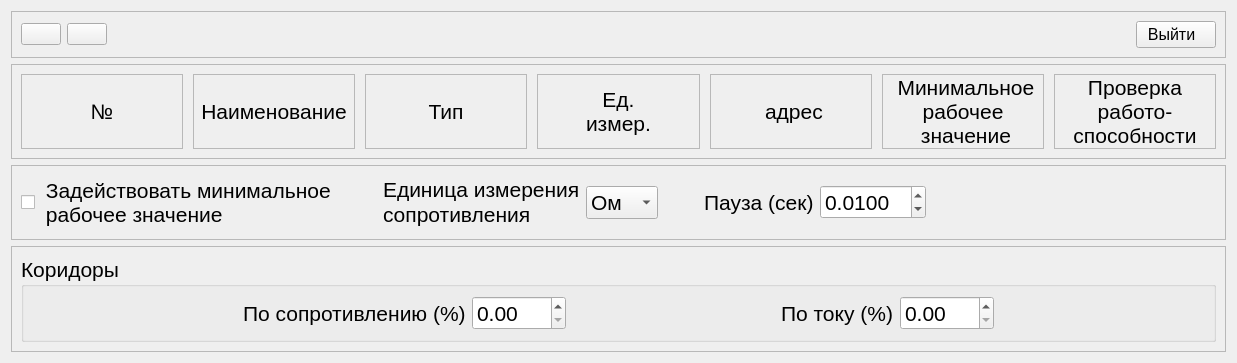
<?xml version="1.0" encoding="UTF-8"?>
<ui version="4.0">
 <class>Form</class>
 <widget class="QWidget" name="Form">
  <property name="geometry">
   <rect>
    <x>0</x>
    <y>0</y>
    <width>1237</width>
    <height>362</height>
   </rect>
  </property>
  <property name="sizePolicy">
   <sizepolicy hsizetype="Minimum" vsizetype="Minimum">
    <horstretch>0</horstretch>
    <verstretch>0</verstretch>
   </sizepolicy>
  </property>
  <property name="windowTitle">
   <string>Настройка приборов и коридоров</string>
  </property>
  <layout class="QVBoxLayout" name="verticalLayout">
   <item>
    <widget class="QFrame" name="frame">
     <property name="sizePolicy">
      <sizepolicy hsizetype="Preferred" vsizetype="Fixed">
       <horstretch>0</horstretch>
       <verstretch>0</verstretch>
      </sizepolicy>
     </property>
     <property name="frameShape">
      <enum>QFrame::StyledPanel</enum>
     </property>
     <property name="frameShadow">
      <enum>QFrame::Raised</enum>
     </property>
     <layout class="QHBoxLayout" name="horizontalLayout_2">
      <item>
       <layout class="QHBoxLayout" name="horizontalLayout">
        <item>
         <widget class="QPushButton" name="pushButton">
          <property name="focusPolicy">
           <enum>Qt::NoFocus</enum>
          </property>
          <property name="toolTip">
           <string>добавить прибор</string>
          </property>
          <property name="text">
           <string/>
          </property>
          <property name="icon">
           <iconset>
            <normaloff>:/ico/ico/Play_Red_128.png</normaloff>:/ico/ico/Play_Red_128.png</iconset>
          </property>
          <property name="iconSize">
           <size>
            <width>36</width>
            <height>36</height>
           </size>
          </property>
         </widget>
        </item>
        <item>
         <widget class="QPushButton" name="pushButton_2">
          <property name="focusPolicy">
           <enum>Qt::NoFocus</enum>
          </property>
          <property name="toolTip">
           <string>удалить неактивные приборы</string>
          </property>
          <property name="text">
           <string/>
          </property>
          <property name="icon">
           <iconset>
            <normaloff>:/ico/ico/Play_Red_128.png</normaloff>:/ico/ico/Play_Red_128.png</iconset>
          </property>
          <property name="iconSize">
           <size>
            <width>36</width>
            <height>36</height>
           </size>
          </property>
         </widget>
        </item>
        <item>
         <spacer name="horizontalSpacer">
          <property name="orientation">
           <enum>Qt::Horizontal</enum>
          </property>
          <property name="sizeHint" stdset="0">
           <size>
            <width>40</width>
            <height>20</height>
           </size>
          </property>
         </spacer>
        </item>
        <item>
         <widget class="QPushButton" name="pushButton_3">
          <property name="font">
           <font>
            <pointsize>12</pointsize>
           </font>
          </property>
          <property name="focusPolicy">
           <enum>Qt::NoFocus</enum>
          </property>
          <property name="text">
           <string>Выйти  </string>
          </property>
          <property name="iconSize">
           <size>
            <width>36</width>
            <height>36</height>
           </size>
          </property>
         </widget>
        </item>
       </layout>
      </item>
     </layout>
    </widget>
   </item>
   <item>
    <widget class="QFrame" name="frame_2">
     <property name="sizePolicy">
      <sizepolicy hsizetype="Preferred" vsizetype="Minimum">
       <horstretch>0</horstretch>
       <verstretch>0</verstretch>
      </sizepolicy>
     </property>
     <property name="frameShape">
      <enum>QFrame::StyledPanel</enum>
     </property>
     <property name="frameShadow">
      <enum>QFrame::Raised</enum>
     </property>
     <layout class="QHBoxLayout" name="horizontalLayout_3">
      <item>
       <layout class="QGridLayout" name="gridLayout">
        <property name="sizeConstraint">
         <enum>QLayout::SetMinimumSize</enum>
        </property>
        <property name="horizontalSpacing">
         <number>10</number>
        </property>
        <property name="verticalSpacing">
         <number>6</number>
        </property>
        <item row="0" column="2">
         <widget class="QLabel" name="label_2">
          <property name="maximumSize">
           <size>
            <width>16777215</width>
            <height>16777215</height>
           </size>
          </property>
          <property name="font">
           <font>
            <pointsize>16</pointsize>
           </font>
          </property>
          <property name="frameShape">
           <enum>QFrame::StyledPanel</enum>
          </property>
          <property name="text">
           <string> Наименование </string>
          </property>
          <property name="alignment">
           <set>Qt::AlignCenter</set>
          </property>
         </widget>
        </item>
        <item row="0" column="3">
         <widget class="QLabel" name="label_3">
          <property name="maximumSize">
           <size>
            <width>16777215</width>
            <height>16777215</height>
           </size>
          </property>
          <property name="font">
           <font>
            <pointsize>16</pointsize>
           </font>
          </property>
          <property name="frameShape">
           <enum>QFrame::StyledPanel</enum>
          </property>
          <property name="text">
           <string>Тип</string>
          </property>
          <property name="alignment">
           <set>Qt::AlignCenter</set>
          </property>
         </widget>
        </item>
        <item row="0" column="4">
         <widget class="QLabel" name="label_4">
          <property name="sizePolicy">
           <sizepolicy hsizetype="Preferred" vsizetype="Preferred">
            <horstretch>0</horstretch>
            <verstretch>0</verstretch>
           </sizepolicy>
          </property>
          <property name="minimumSize">
           <size>
            <width>0</width>
            <height>0</height>
           </size>
          </property>
          <property name="maximumSize">
           <size>
            <width>16777215</width>
            <height>16777215</height>
           </size>
          </property>
          <property name="font">
           <font>
            <pointsize>16</pointsize>
            <weight>50</weight>
            <bold>false</bold>
           </font>
          </property>
          <property name="frameShape">
           <enum>QFrame::StyledPanel</enum>
          </property>
          <property name="text">
           <string>Ед.
 измер. </string>
          </property>
          <property name="alignment">
           <set>Qt::AlignCenter</set>
          </property>
         </widget>
        </item>
        <item row="0" column="5">
         <widget class="QLabel" name="label_5">
          <property name="sizePolicy">
           <sizepolicy hsizetype="Preferred" vsizetype="Preferred">
            <horstretch>0</horstretch>
            <verstretch>0</verstretch>
           </sizepolicy>
          </property>
          <property name="maximumSize">
           <size>
            <width>16777215</width>
            <height>16777215</height>
           </size>
          </property>
          <property name="font">
           <font>
            <pointsize>16</pointsize>
           </font>
          </property>
          <property name="frameShape">
           <enum>QFrame::StyledPanel</enum>
          </property>
          <property name="text">
           <string> 
 адрес 
            </string>
          </property>
          <property name="alignment">
           <set>Qt::AlignCenter</set>
          </property>
         </widget>
        </item>
        <item row="0" column="1">
         <widget class="QLabel" name="label">
          <property name="maximumSize">
           <size>
            <width>16777215</width>
            <height>16777215</height>
           </size>
          </property>
          <property name="font">
           <font>
            <pointsize>16</pointsize>
           </font>
          </property>
          <property name="frameShape">
           <enum>QFrame::StyledPanel</enum>
          </property>
          <property name="text">
           <string>№</string>
          </property>
          <property name="alignment">
           <set>Qt::AlignCenter</set>
          </property>
         </widget>
        </item>
        <item row="0" column="6">
         <widget class="QLabel" name="label_9">
          <property name="font">
           <font>
            <pointsize>16</pointsize>
           </font>
          </property>
          <property name="frameShape">
           <enum>QFrame::StyledPanel</enum>
          </property>
          <property name="text">
           <string> Минимальное
рабочее
     значение    </string>
          </property>
          <property name="alignment">
           <set>Qt::AlignCenter</set>
          </property>
         </widget>
        </item>
        <item row="0" column="7">
         <widget class="QLabel" name="label_10">
          <property name="font">
           <font>
            <pointsize>16</pointsize>
           </font>
          </property>
          <property name="frameShape">
           <enum>QFrame::StyledPanel</enum>
          </property>
          <property name="text">
           <string>Проверка
работо-
 способности </string>
          </property>
          <property name="alignment">
           <set>Qt::AlignCenter</set>
          </property>
         </widget>
        </item>
       </layout>
      </item>
     </layout>
    </widget>
   </item>
   <item>
    <widget class="QFrame" name="frame_4">
     <property name="frameShape">
      <enum>QFrame::StyledPanel</enum>
     </property>
     <property name="frameShadow">
      <enum>QFrame::Raised</enum>
     </property>
     <layout class="QHBoxLayout" name="horizontalLayout_6">
      <item>
       <widget class="QCheckBox" name="checkBox">
        <property name="font">
         <font>
          <pointsize>16</pointsize>
         </font>
        </property>
        <property name="text">
         <string> Задействовать минимальное
 рабочее значение</string>
        </property>
       </widget>
      </item>
      <item>
       <spacer name="horizontalSpacer_7">
        <property name="orientation">
         <enum>Qt::Horizontal</enum>
        </property>
        <property name="sizeType">
         <enum>QSizePolicy::Minimum</enum>
        </property>
        <property name="sizeHint" stdset="0">
         <size>
          <width>40</width>
          <height>20</height>
         </size>
        </property>
       </spacer>
      </item>
      <item>
       <widget class="QLabel" name="label_8">
        <property name="font">
         <font>
          <pointsize>16</pointsize>
         </font>
        </property>
        <property name="text">
         <string>&lt;!DOCTYPE HTML PUBLIC &quot;-//W3C//DTD HTML 4.0//EN&quot; &quot;http://www.w3.org/TR/REC-html40/strict.dtd&quot;&gt;
&lt;html&gt;&lt;head&gt;&lt;meta name=&quot;qrichtext&quot; content=&quot;1&quot; /&gt;&lt;style type=&quot;text/css&quot;&gt;
p, li { white-space: pre-wrap; }
&lt;/style&gt;&lt;/head&gt;&lt;body style=&quot; font-family:'MS Shell Dlg 2'; font-size:8.25pt; font-weight:400; font-style:normal;&quot;&gt;
&lt;p style=&quot; margin-top:0px; margin-bottom:0px; margin-left:0px; margin-right:0px; -qt-block-indent:0; text-indent:0px;&quot;&gt;&lt;span style=&quot; font-size:16pt;&quot;&gt;Единица измерения&lt;/span&gt;&lt;/p&gt;
&lt;p style=&quot; margin-top:0px; margin-bottom:0px; margin-left:0px; margin-right:0px; -qt-block-indent:0; text-indent:0px;&quot;&gt;&lt;span style=&quot; font-size:16pt;&quot;&gt;сопротивления&lt;/span&gt;&lt;/p&gt;&lt;/body&gt;&lt;/html&gt;</string>
        </property>
       </widget>
      </item>
      <item>
       <widget class="QComboBox" name="comboBox">
        <property name="font">
         <font>
          <pointsize>16</pointsize>
         </font>
        </property>
        <item>
         <property name="text">
          <string>Ом</string>
         </property>
        </item>
        <item>
         <property name="text">
          <string>мОм</string>
         </property>
        </item>
       </widget>
      </item>
      <item>
       <spacer name="horizontalSpacer_6">
        <property name="orientation">
         <enum>Qt::Horizontal</enum>
        </property>
        <property name="sizeType">
         <enum>QSizePolicy::Minimum</enum>
        </property>
        <property name="sizeHint" stdset="0">
         <size>
          <width>40</width>
          <height>20</height>
         </size>
        </property>
       </spacer>
      </item>
      <item>
       <widget class="QLabel" name="label_11">
        <property name="font">
         <font>
          <pointsize>16</pointsize>
         </font>
        </property>
        <property name="text">
         <string>Пауза (сек)</string>
        </property>
       </widget>
      </item>
      <item>
       <widget class="QDoubleSpinBox" name="doubleSpinBox_3">
        <property name="font">
         <font>
          <pointsize>16</pointsize>
         </font>
        </property>
        <property name="buttonSymbols">
         <enum>QAbstractSpinBox::UpDownArrows</enum>
        </property>
        <property name="keyboardTracking">
         <bool>true</bool>
        </property>
        <property name="decimals">
         <number>4</number>
        </property>
        <property name="singleStep">
         <double>0.010000000000000</double>
        </property>
        <property name="value">
         <double>0.010000000000000</double>
        </property>
       </widget>
      </item>
      <item>
       <spacer name="horizontalSpacer_5">
        <property name="orientation">
         <enum>Qt::Horizontal</enum>
        </property>
        <property name="sizeType">
         <enum>QSizePolicy::Expanding</enum>
        </property>
        <property name="sizeHint" stdset="0">
         <size>
          <width>500</width>
          <height>20</height>
         </size>
        </property>
       </spacer>
      </item>
     </layout>
    </widget>
   </item>
   <item>
    <widget class="QFrame" name="frame_3">
     <property name="frameShape">
      <enum>QFrame::StyledPanel</enum>
     </property>
     <property name="frameShadow">
      <enum>QFrame::Raised</enum>
     </property>
     <layout class="QHBoxLayout" name="horizontalLayout_4">
      <item>
       <widget class="QGroupBox" name="groupBox">
        <property name="font">
         <font>
          <pointsize>16</pointsize>
         </font>
        </property>
        <property name="title">
         <string>Коридоры</string>
        </property>
        <layout class="QHBoxLayout" name="horizontalLayout_5">
         <item>
          <layout class="QGridLayout" name="gridLayout_2">
           <item row="0" column="1">
            <widget class="QLabel" name="label_6">
             <property name="font">
              <font>
               <pointsize>16</pointsize>
              </font>
             </property>
             <property name="text">
              <string>По сопротивлению (%)</string>
             </property>
            </widget>
           </item>
           <item row="0" column="4">
            <widget class="QLabel" name="label_7">
             <property name="font">
              <font>
               <pointsize>16</pointsize>
              </font>
             </property>
             <property name="text">
              <string>По току (%)</string>
             </property>
            </widget>
           </item>
           <item row="0" column="3">
            <spacer name="horizontalSpacer_2">
             <property name="orientation">
              <enum>Qt::Horizontal</enum>
             </property>
             <property name="sizeHint" stdset="0">
              <size>
               <width>40</width>
               <height>20</height>
              </size>
             </property>
            </spacer>
           </item>
           <item row="0" column="0">
            <spacer name="horizontalSpacer_3">
             <property name="orientation">
              <enum>Qt::Horizontal</enum>
             </property>
             <property name="sizeHint" stdset="0">
              <size>
               <width>40</width>
               <height>20</height>
              </size>
             </property>
            </spacer>
           </item>
           <item row="0" column="6">
            <spacer name="horizontalSpacer_4">
             <property name="orientation">
              <enum>Qt::Horizontal</enum>
             </property>
             <property name="sizeHint" stdset="0">
              <size>
               <width>40</width>
               <height>20</height>
              </size>
             </property>
            </spacer>
           </item>
           <item row="0" column="2">
            <widget class="QDoubleSpinBox" name="doubleSpinBox">
             <property name="buttonSymbols">
              <enum>QAbstractSpinBox::UpDownArrows</enum>
             </property>
             <property name="keyboardTracking">
              <bool>true</bool>
             </property>
             <property name="maximum">
              <double>999.990000000000009</double>
             </property>
            </widget>
           </item>
           <item row="0" column="5">
            <widget class="QDoubleSpinBox" name="doubleSpinBox_2">
             <property name="buttonSymbols">
              <enum>QAbstractSpinBox::UpDownArrows</enum>
             </property>
             <property name="maximum">
              <double>999.990000000000009</double>
             </property>
            </widget>
           </item>
          </layout>
         </item>
        </layout>
       </widget>
      </item>
     </layout>
    </widget>
   </item>
  </layout>
 </widget>
 <resources/>
 <connections/>
</ui>
